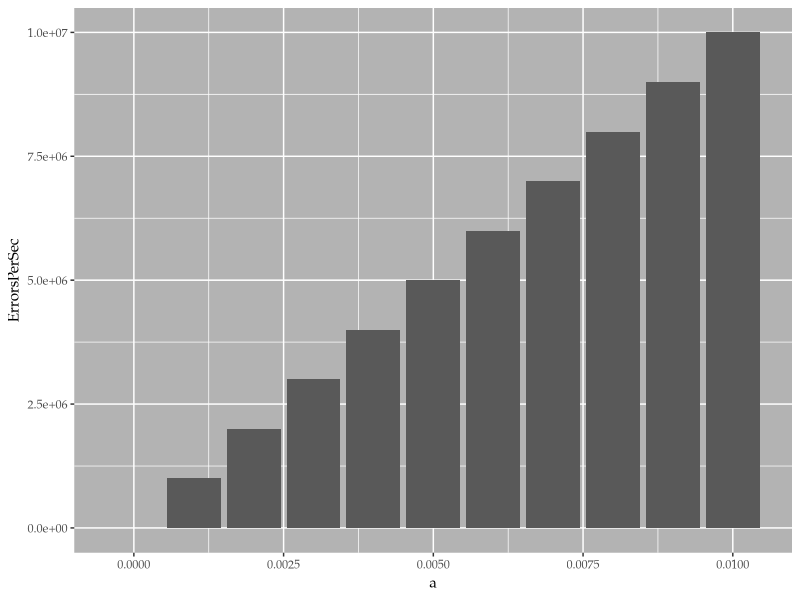
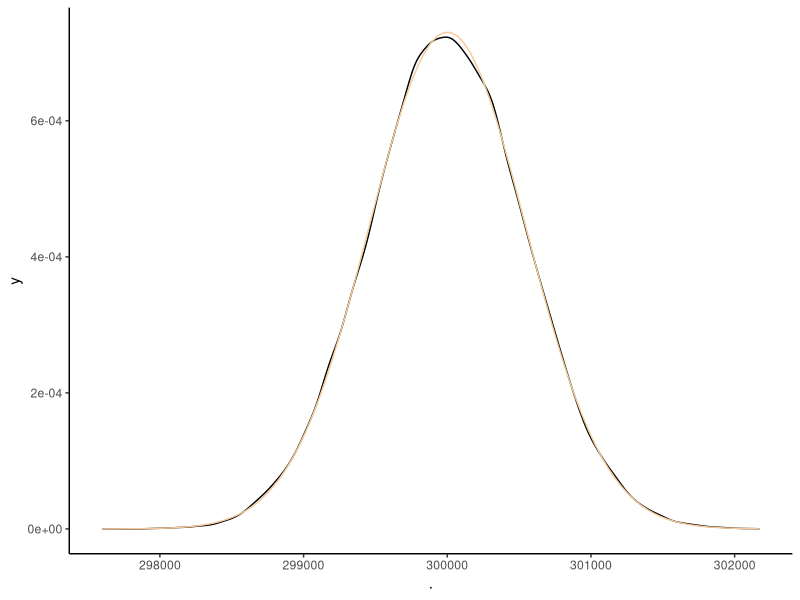
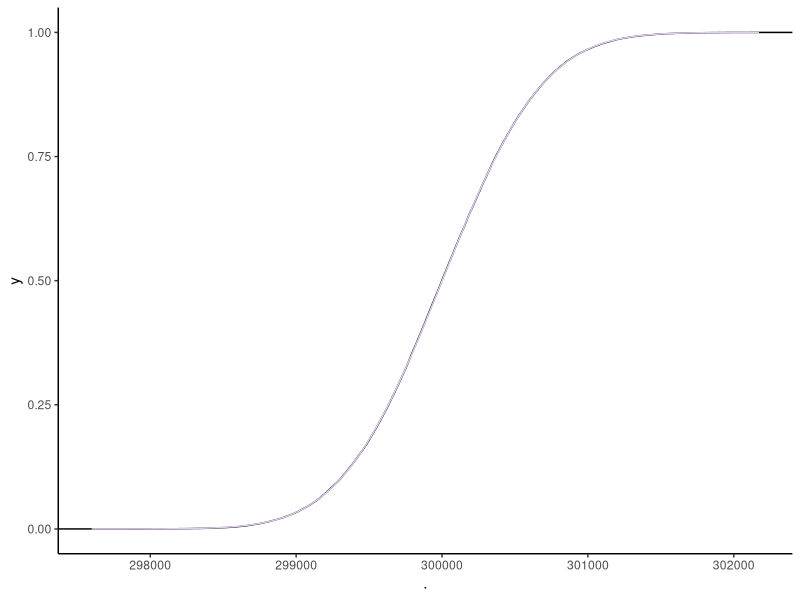
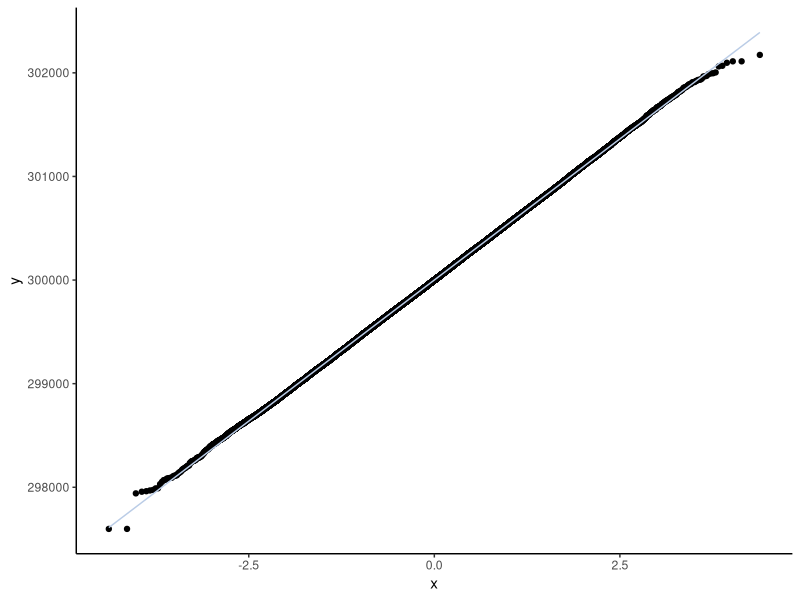

Generate these figures, in order, with R:
## ---- chunk 1
knitr::opts_chunk$set(comment = "")
knitr::opts_chunk$set(message = FALSE)
knitr::opts_chunk$set(warning = FALSE)
## ---- chunk 2
library(tidyverse)
graces_bomb_theme <-  theme(panel.background = element_rect(fill = "grey70"))+
  theme(text=element_text(family = "Palatino"))
## ---- chunk 3
a <- seq(0, .01, by = .001)
ErrorsPerSec <- 10^9 * a

ggplot(NULL, aes(x = a, y = ErrorsPerSec)) +
  geom_bar(stat = "identity") +
  graces_bomb_theme +
  scale_fill_manual(values = "#F0A8A3")

10^9 * .0001
print("The inital error needs to be reduced to .0001")
## ---- chunk 4
prob <- rbinom(86400,10^9,.0003) %>%
  as.data.frame()

M <- mean(prob$.)
S <- sd(prob$.)

prob <- prob %>% mutate(normtestcats = case_when(. <= M - 2*S ~ "C1",
                                                 . <= M - 1*S & . > M - 2*S ~ "C2",
                                                 . <= M - 0*S & . > M - 1*S ~ "C3",
                                                 . <= M + 1*S & . > M - 0*S ~ "C4",
                                                 . <= M + 2*S & . > M + 1*S ~ "C5",
                                                 . >  M + 2*S ~ "C6"))

ggplot(prob, aes(x = .)) + 
  geom_density() +
  stat_function(fun = dnorm, args = list(M, S), color = "#F5CB9B") +
  theme_classic()

ggplot(prob, aes(x = .)) + 
  stat_ecdf() +
  stat_function(fun = pnorm, args = list(M, S), color = "#E0CDED") +
  theme_classic()

ggplot(prob, aes(sample = .)) + 
  stat_qq() +
  stat_qq_line(color = "#BACCE6") +
  theme_classic()
## ---- chunk 5
observed <- table(prob$normtestcats)
prop.table(observed)

probs <- c(pnorm(-2), 
           pnorm(-1) - pnorm(-2), 
           pnorm(0) - pnorm(-1), 
           pnorm(1) - pnorm(0), 
           pnorm(2) - pnorm(1), 
           pnorm(2, lower.tail=F))

expected <- probs * sum(observed)

testStat <- sum((observed - expected)^2 / expected)
DF <- length(observed) - 3
pvalue <- pchisq(testStat, DF, lower.tail = FALSE)

print(testStat)
print(pvalue)
